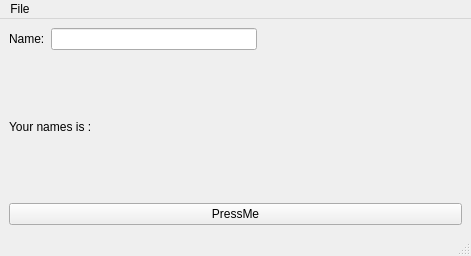
<?xml version="1.0" encoding="UTF-8"?>
<ui version="4.0">
 <class>MainWindow</class>
 <widget class="QMainWindow" name="MainWindow">
  <property name="windowTitle" stdset="0">
   <string>Hello World</string>
  </property>
  <property name="geometry" stdset="0">
   <rect>
    <x>0</x>
    <y>0</y>
    <width>471</width>
    <height>256</height>
   </rect>
  </property>
  <widget class="QWidget" name="centralwidget">
   <layout class="QGridLayout" name="gridLayout">
    <item row="0" column="0">
     <layout class="QVBoxLayout" name="verticalLayout">
      <item>
       <layout class="QHBoxLayout" name="horizontalLayout">
        <item>
         <widget class="QLabel" name="label">
          <property name="text" stdset="0">
           <string>Name:</string>
          </property>
         </widget>
        </item>
        <item>
         <widget class="QLineEdit" name="lineEdit"/>
        </item>
        <item>
         <spacer name="horizontalSpacer">
          <property name="sizeHint" stdset="0">
           <size>
            <width>40</width>
            <height>20</height>
           </size>
          </property>
          <property name="orientation" stdset="0">
           <enum>Qt::Horizontal</enum>
          </property>
         </spacer>
        </item>
       </layout>
      </item>
      <item>
       <widget class="QLabel" name="labelName">
        <property name="text" stdset="0">
         <string>Your names is : </string>
        </property>
       </widget>
      </item>
      <item>
       <widget class="QPushButton" name="pushButton">
        <property name="text" stdset="0">
         <string>PressMe</string>
        </property>
       </widget>
      </item>
     </layout>
    </item>
   </layout>
  </widget>
  <widget class="QMenuBar" name="menubar">
   <property name="geometry" stdset="0">
    <rect>
     <x>0</x>
     <y>0</y>
     <width>471</width>
     <height>29</height>
    </rect>
   </property>
   <widget class="QMenu" name="menuFile">
    <property name="title" stdset="0">
     <string>File</string>
    </property>
    <addaction name="actionExit"/>
   </widget>
   <addaction name="menuFile"/>
  </widget>
  <widget class="QStatusBar" name="statusbar"/>
  <action name="actionExit">
   <property name="text" stdset="0">
    <string>Exit</string>
   </property>
  </action>
 </widget>
 <resources/>
 <connections/>
</ui>
